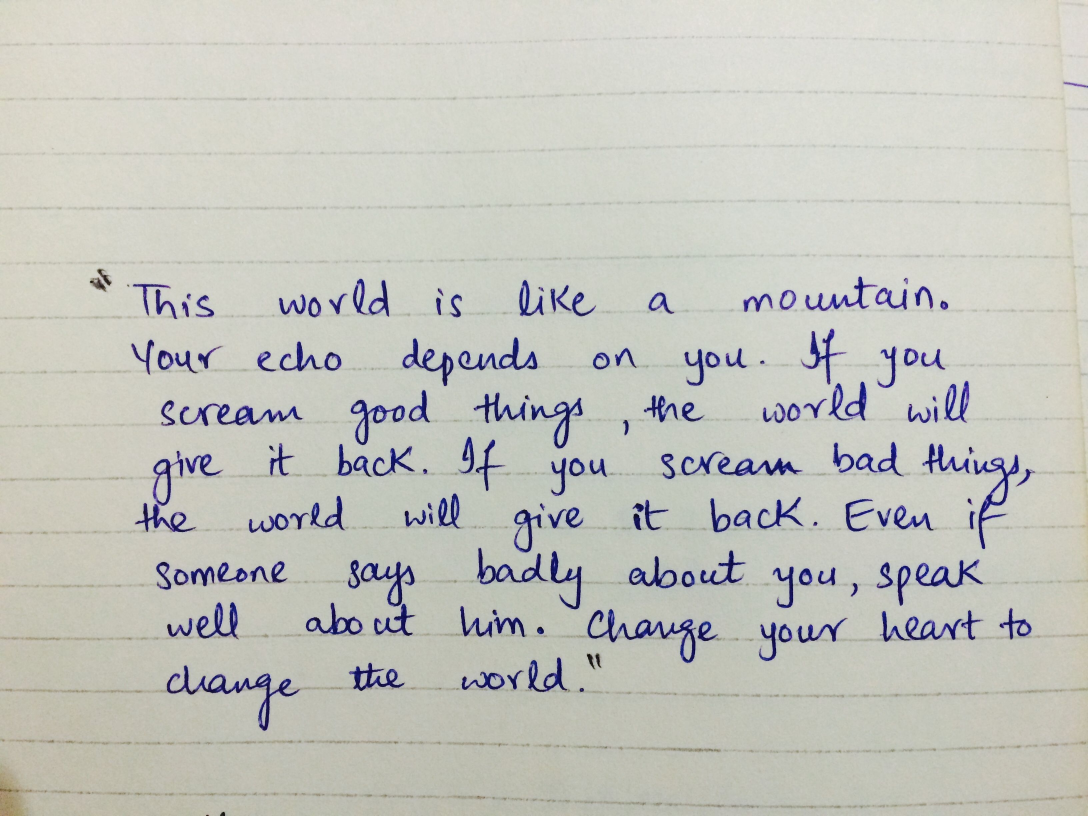
#> input picture test_img.jpg, 3264 x 2448 px (shown at 1/3 size)
$ python code.py
#> lines starting #> are read from the running program, lines starting #| are printed output that depends on the picture
import numpy as np
import cv2

image = cv2.imread("test_img.jpg")
#> image is the input picture: shape (2448, 3264, 3); mean B, G, R 190.2, 196.9, 196.3
image=cv2.resize(image,(1088,816))
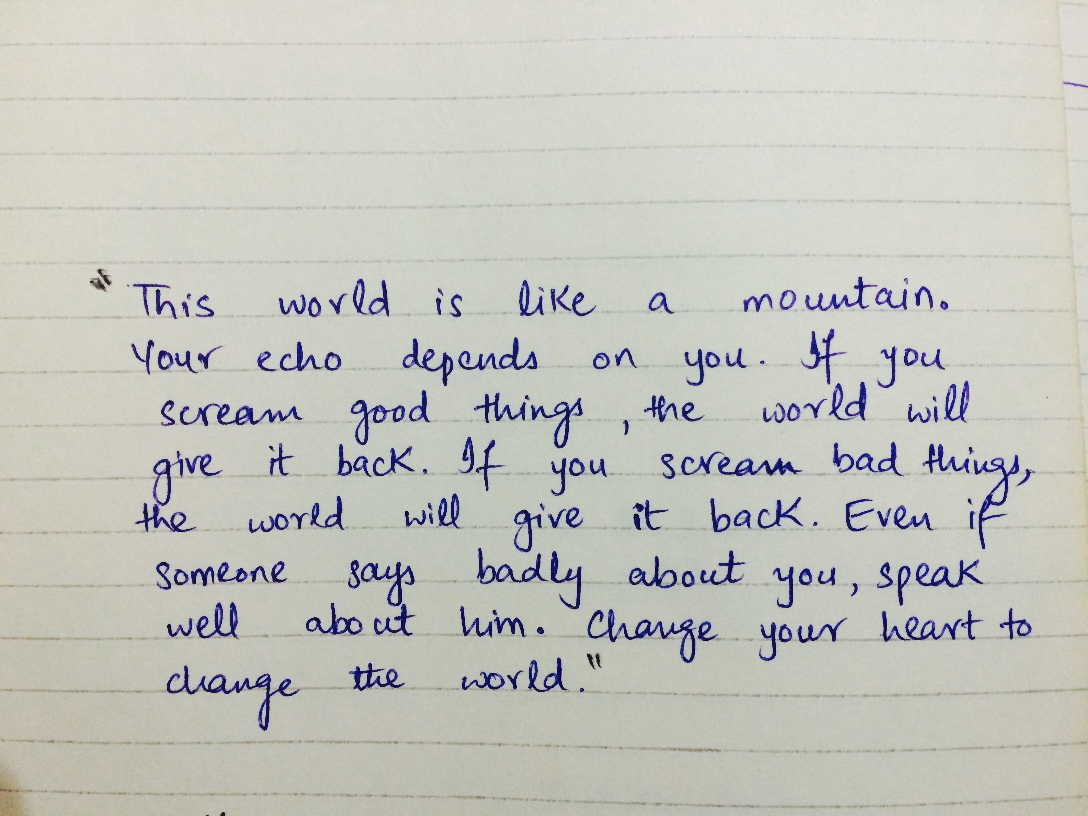
#> image: shape (816, 1088, 3); mean B, G, R 190.2, 196.9, 196.3
img = image.copy()
print(type(image[0,0,0]))
#| <class 'numpy.uint8'>
cv2.imshow("",image)

print(type(img),img.shape)
#| <class 'numpy.ndarray'> (816, 1088, 3)

img1 = img[:,:,0] #blue channel
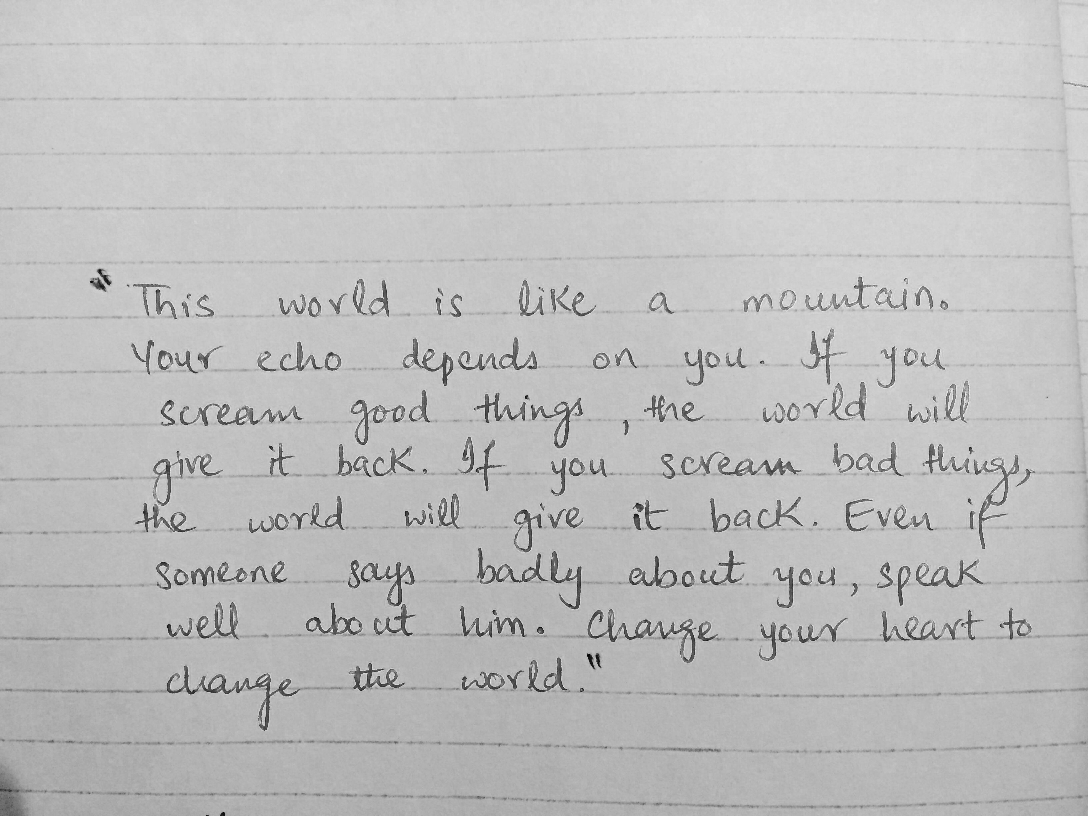
#> img1: shape (816, 1088); min 0, max 251, mean 190.2
img2 = img[:,:,1] #green channel
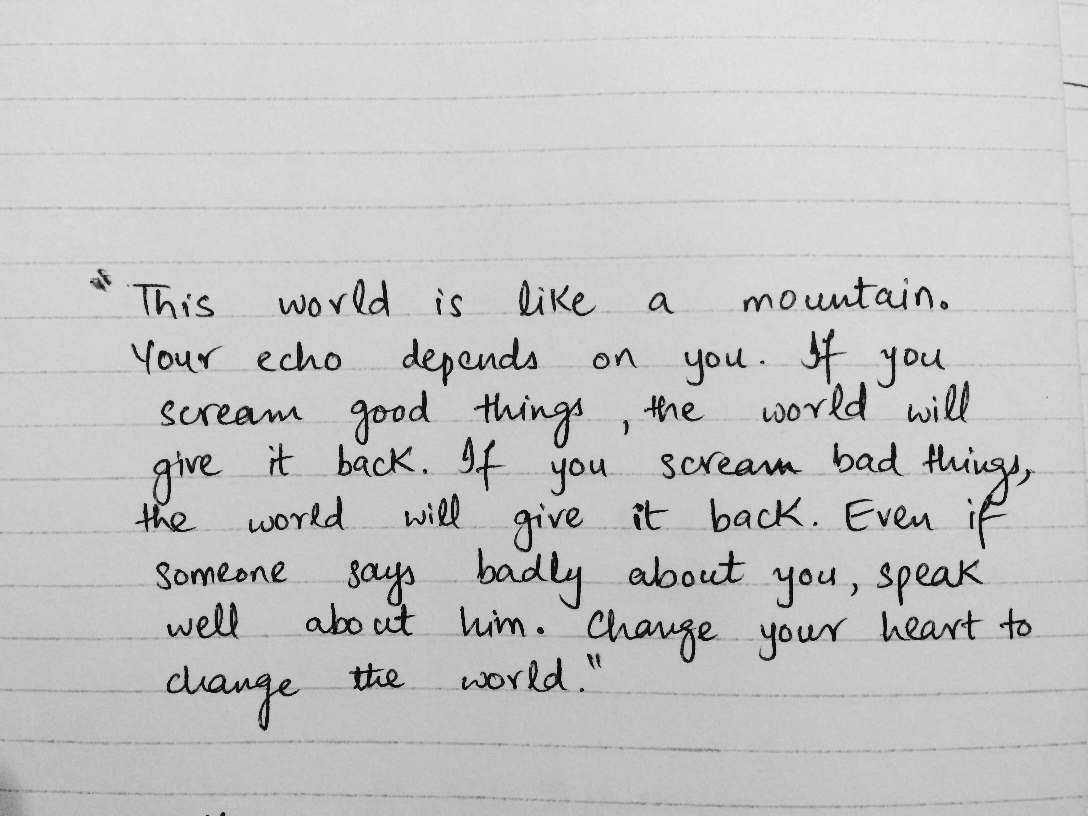
#> img2: shape (816, 1088); min 0, max 231, mean 196.9
img3 = img[:,:,2] #red channel

# cv2.imshow("BW1",img1)
# cv2.imshow("BW2",img2)
# cv2.imshow("BW3",img3)
gray = cv2.cvtColor(img, cv2.COLOR_BGR2GRAY)
cv2.imshow("gray cv2",gray)
img = (img1*0.11)+(img2*0.59)+(0.3*img3)
img = img.astype(np.uint8)
print(type(img[0,0]))
#| <class 'numpy.uint8'>
print(type(img),img.shape,img)
#> (printed output is left out)
cv2.imshow("gray mine",img)
cv2.waitKey(0)
cv2.destroyAllWindows()

$ run again, with page.jpg copied over test_img.jpg
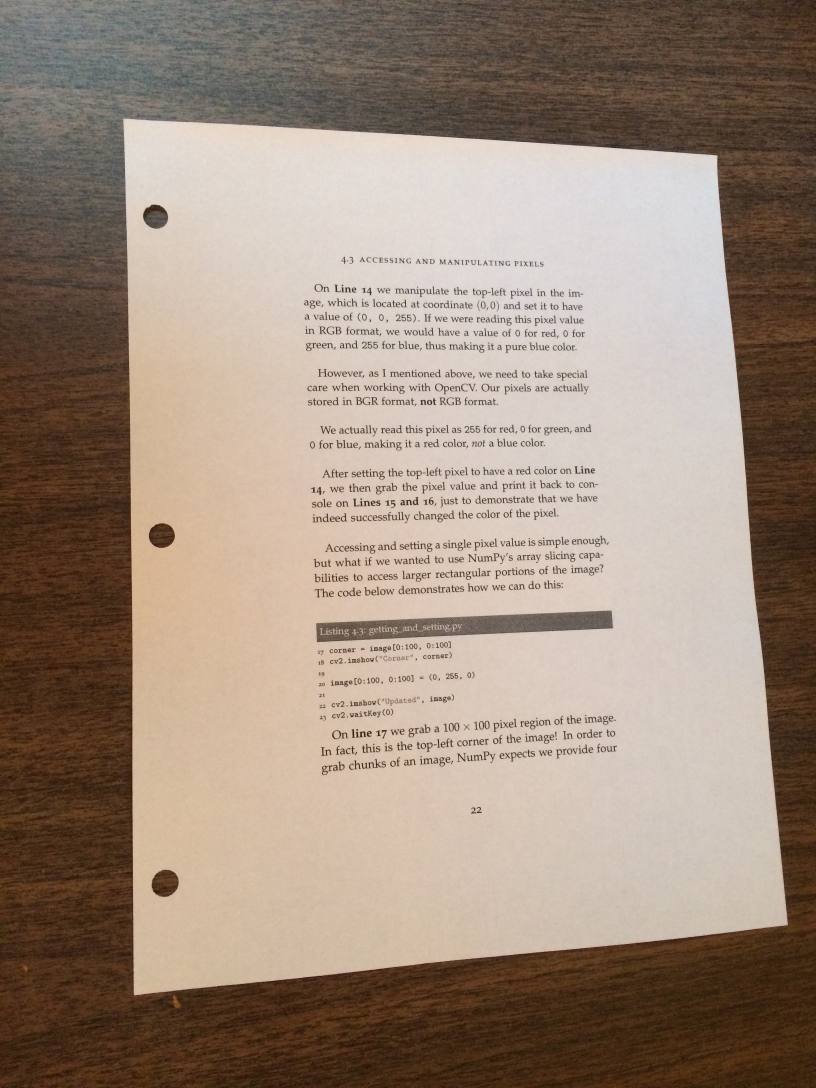
#> input picture page.jpg, 2448 x 3264 px (shown at 1/3 size)
#> image is the input picture: shape (3264, 2448, 3); mean B, G, R 123.7, 138.6, 156.7
#> `image=cv2.resize(image,(1088,816))`:
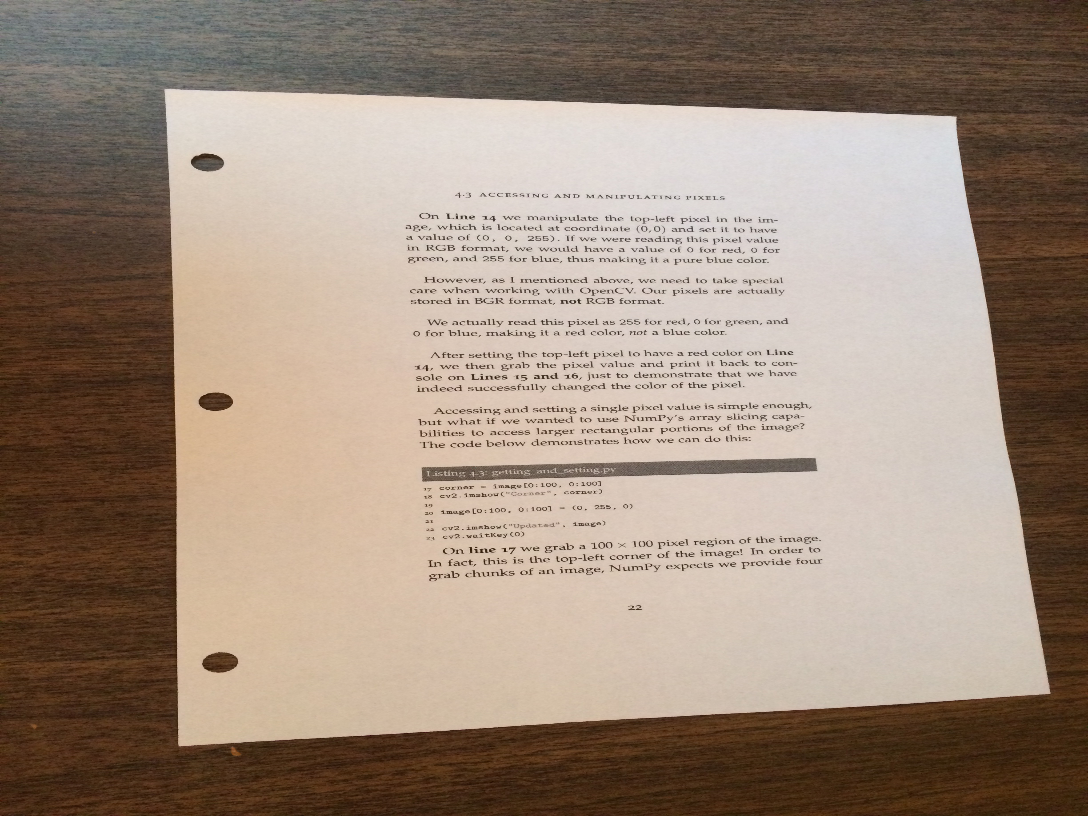
#> image: shape (816, 1088, 3); mean B, G, R 123.7, 138.6, 156.7
#| <class 'numpy.uint8'>
#| <class 'numpy.ndarray'> (816, 1088, 3)
#> `img3 = img[:,:,2]`:
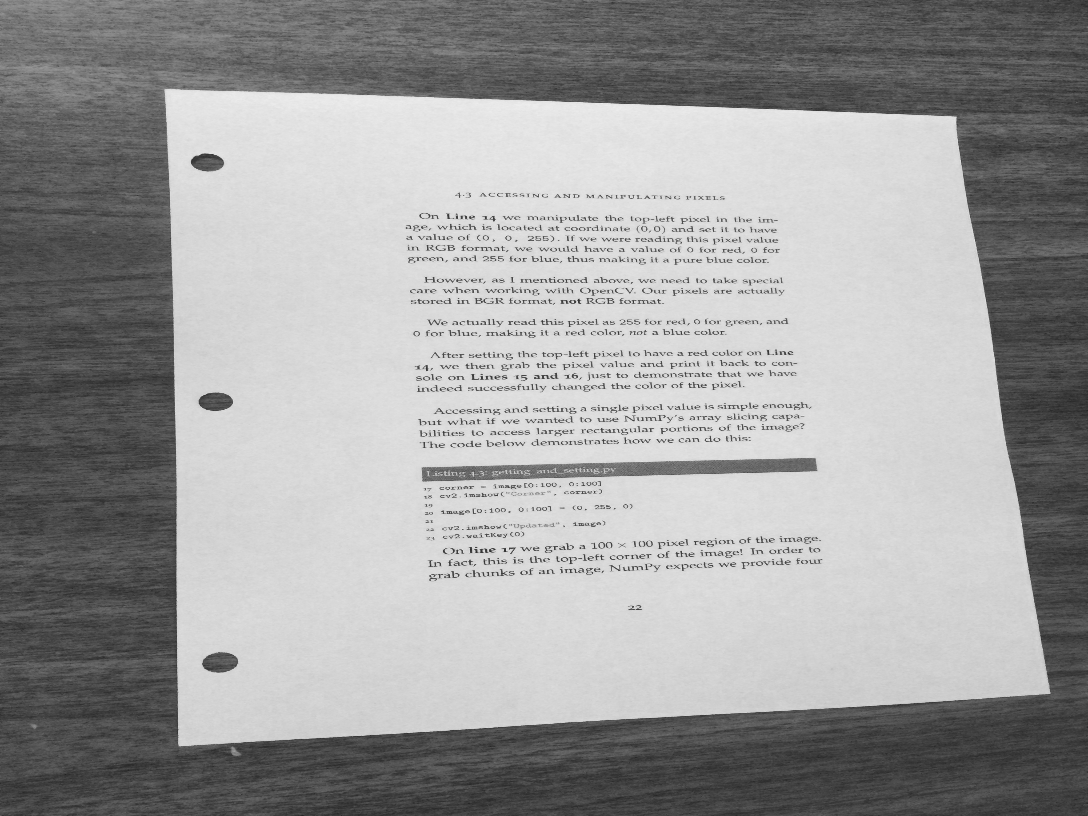
#> img3: shape (816, 1088); min 34, max 238, mean 156.7
#| <class 'numpy.uint8'>
#> (printed output is left out)
